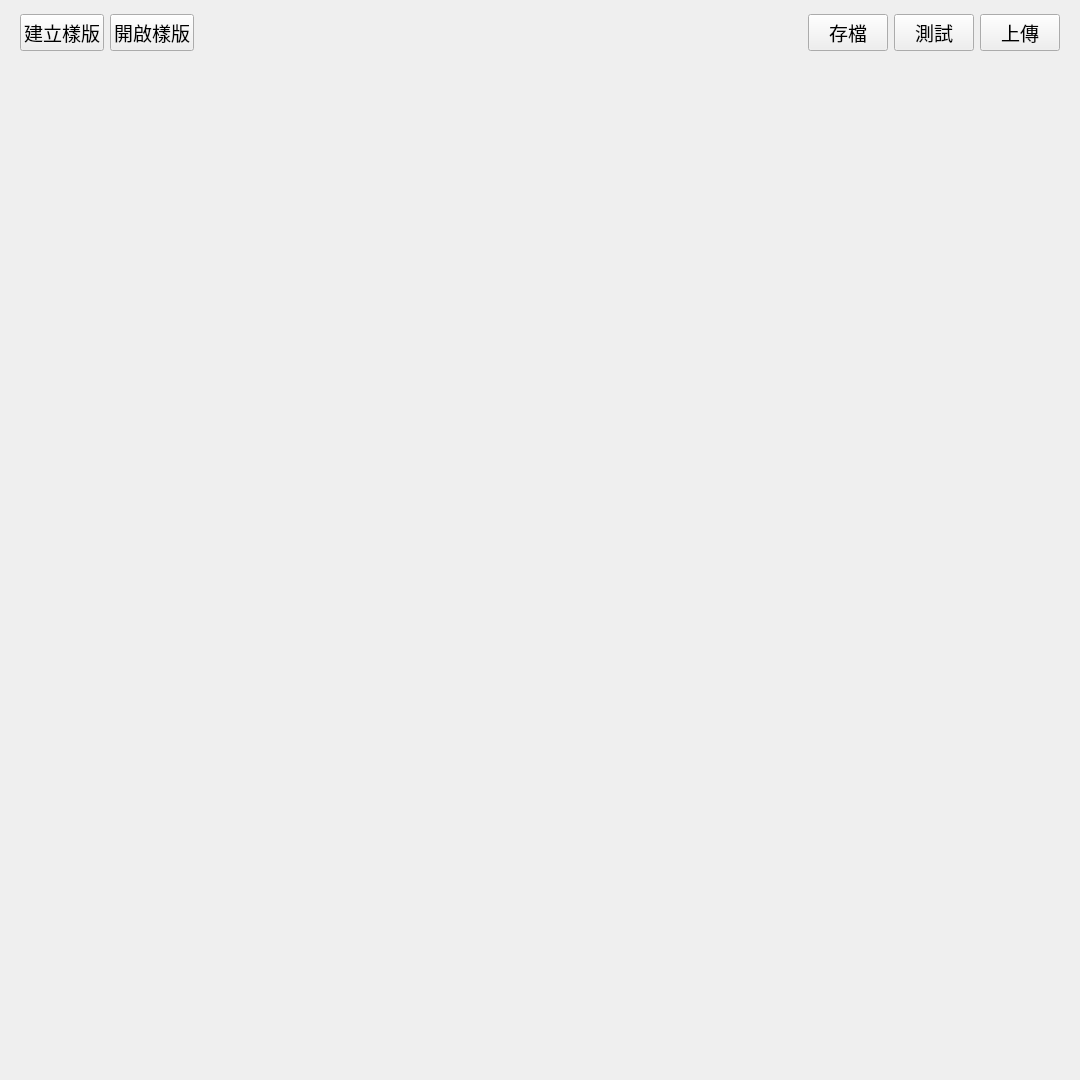
<?xml version="1.0" encoding="UTF-8"?>
<ui version="4.0">
 <class>StageEdit</class>
 <widget class="QWidget" name="StageEdit">
  <property name="geometry">
   <rect>
    <x>0</x>
    <y>0</y>
    <width>1080</width>
    <height>1080</height>
   </rect>
  </property>
  <property name="font">
   <font>
    <pointsize>14</pointsize>
   </font>
  </property>
  <property name="windowTitle">
   <string>Form</string>
  </property>
  <layout class="QGridLayout" name="gridLayout_3">
   <item row="0" column="0" colspan="2">
    <widget class="QWidget" name="widget_2" native="true">
     <property name="minimumSize">
      <size>
       <width>0</width>
       <height>44</height>
      </size>
     </property>
     <layout class="QHBoxLayout" name="horizontalLayout">
      <property name="topMargin">
       <number>2</number>
      </property>
      <property name="bottomMargin">
       <number>2</number>
      </property>
      <item>
       <widget class="QPushButton" name="btnCreate">
        <property name="text">
         <string>建立樣版</string>
        </property>
       </widget>
      </item>
      <item>
       <widget class="QPushButton" name="btnOpen">
        <property name="text">
         <string>開啟樣版</string>
        </property>
       </widget>
      </item>
      <item>
       <widget class="QLabel" name="lbTitle">
        <property name="sizePolicy">
         <sizepolicy hsizetype="Expanding" vsizetype="Preferred">
          <horstretch>0</horstretch>
          <verstretch>0</verstretch>
         </sizepolicy>
        </property>
        <property name="text">
         <string/>
        </property>
        <property name="alignment">
         <set>Qt::AlignCenter</set>
        </property>
       </widget>
      </item>
      <item>
       <widget class="QPushButton" name="btnSave">
        <property name="text">
         <string>存檔</string>
        </property>
       </widget>
      </item>
      <item>
       <widget class="QPushButton" name="btnTest">
        <property name="text">
         <string>測試</string>
        </property>
       </widget>
      </item>
      <item>
       <widget class="QPushButton" name="btnUpload">
        <property name="text">
         <string>上傳</string>
        </property>
       </widget>
      </item>
     </layout>
    </widget>
   </item>
   <item row="1" column="0" colspan="2">
    <widget class="QStackedWidget" name="stackWidget0">
     <property name="minimumSize">
      <size>
       <width>400</width>
       <height>400</height>
      </size>
     </property>
     <widget class="QWidget" name="pageNone"/>
     <widget class="QWidget" name="page0">
      <layout class="QHBoxLayout" name="horizontalLayout_2">
       <item>
        <widget class="QWidget" name="wL" native="true">
         <property name="minimumSize">
          <size>
           <width>200</width>
           <height>0</height>
          </size>
         </property>
         <property name="maximumSize">
          <size>
           <width>300</width>
           <height>16777215</height>
          </size>
         </property>
         <property name="font">
          <font>
           <pointsize>14</pointsize>
          </font>
         </property>
         <property name="styleSheet">
          <string notr="true">background-color: rgb(218, 218, 218);</string>
         </property>
         <layout class="QGridLayout" name="gridLayout">
          <item row="3" column="0">
           <spacer name="verticalSpacer_2">
            <property name="orientation">
             <enum>Qt::Vertical</enum>
            </property>
            <property name="sizeHint" stdset="0">
             <size>
              <width>20</width>
              <height>40</height>
             </size>
            </property>
           </spacer>
          </item>
          <item row="2" column="0">
           <widget class="QGroupBox" name="groupBox_3">
            <property name="minimumSize">
             <size>
              <width>0</width>
              <height>100</height>
             </size>
            </property>
            <property name="font">
             <font>
              <pointsize>14</pointsize>
             </font>
            </property>
            <property name="styleSheet">
             <string notr="true">background-color: rgb(255, 255, 255);</string>
            </property>
            <property name="title">
             <string>加入</string>
            </property>
            <layout class="QVBoxLayout" name="verticalLayout_3">
             <item>
              <widget class="QToolBox" name="toolBox">
               <property name="font">
                <font>
                 <pointsize>16</pointsize>
                </font>
               </property>
               <property name="currentIndex">
                <number>0</number>
               </property>
               <widget class="QWidget" name="widget">
                <property name="geometry">
                 <rect>
                  <x>0</x>
                  <y>0</y>
                  <width>196</width>
                  <height>270</height>
                 </rect>
                </property>
                <property name="font">
                 <font>
                  <pointsize>14</pointsize>
                 </font>
                </property>
                <attribute name="label">
                 <string>基本元件</string>
                </attribute>
                <layout class="QVBoxLayout" name="verticalLayout">
                 <item>
                  <widget class="QPushButton" name="btnLabel">
                   <property name="minimumSize">
                    <size>
                     <width>0</width>
                     <height>40</height>
                    </size>
                   </property>
                   <property name="font">
                    <font>
                     <pointsize>14</pointsize>
                    </font>
                   </property>
                   <property name="text">
                    <string>文字</string>
                   </property>
                  </widget>
                 </item>
                 <item>
                  <widget class="QPushButton" name="btnPic">
                   <property name="minimumSize">
                    <size>
                     <width>0</width>
                     <height>40</height>
                    </size>
                   </property>
                   <property name="font">
                    <font>
                     <pointsize>14</pointsize>
                    </font>
                   </property>
                   <property name="text">
                    <string>圖片</string>
                   </property>
                  </widget>
                 </item>
                 <item>
                  <widget class="QPushButton" name="btnBtn">
                   <property name="minimumSize">
                    <size>
                     <width>0</width>
                     <height>40</height>
                    </size>
                   </property>
                   <property name="font">
                    <font>
                     <pointsize>14</pointsize>
                    </font>
                   </property>
                   <property name="text">
                    <string>按鈕</string>
                   </property>
                  </widget>
                 </item>
                 <item>
                  <widget class="QPushButton" name="btnVideo">
                   <property name="minimumSize">
                    <size>
                     <width>0</width>
                     <height>40</height>
                    </size>
                   </property>
                   <property name="font">
                    <font>
                     <pointsize>14</pointsize>
                    </font>
                   </property>
                   <property name="text">
                    <string>影片</string>
                   </property>
                  </widget>
                 </item>
                 <item>
                  <spacer name="verticalSpacer">
                   <property name="orientation">
                    <enum>Qt::Vertical</enum>
                   </property>
                   <property name="sizeHint" stdset="0">
                    <size>
                     <width>20</width>
                     <height>40</height>
                    </size>
                   </property>
                  </spacer>
                 </item>
                </layout>
               </widget>
               <widget class="QWidget" name="page_2">
                <property name="geometry">
                 <rect>
                  <x>0</x>
                  <y>0</y>
                  <width>196</width>
                  <height>270</height>
                 </rect>
                </property>
                <property name="font">
                 <font>
                  <pointsize>14</pointsize>
                 </font>
                </property>
                <attribute name="label">
                 <string>進階元件</string>
                </attribute>
               </widget>
               <widget class="QWidget" name="page">
                <property name="geometry">
                 <rect>
                  <x>0</x>
                  <y>0</y>
                  <width>196</width>
                  <height>270</height>
                 </rect>
                </property>
                <attribute name="label">
                 <string>自定元件</string>
                </attribute>
               </widget>
              </widget>
             </item>
            </layout>
           </widget>
          </item>
          <item row="1" column="0">
           <widget class="Line" name="line">
            <property name="orientation">
             <enum>Qt::Horizontal</enum>
            </property>
           </widget>
          </item>
          <item row="0" column="0">
           <widget class="QGroupBox" name="groupBox_2">
            <property name="minimumSize">
             <size>
              <width>0</width>
              <height>60</height>
             </size>
            </property>
            <property name="styleSheet">
             <string notr="true">background-color: rgb(255, 255, 255);</string>
            </property>
            <property name="title">
             <string/>
            </property>
            <layout class="QGridLayout" name="gridLayout_5">
             <item row="0" column="0">
              <widget class="QPushButton" name="btnMainBg">
               <property name="minimumSize">
                <size>
                 <width>40</width>
                 <height>40</height>
                </size>
               </property>
               <property name="font">
                <font>
                 <pointsize>16</pointsize>
                </font>
               </property>
               <property name="text">
                <string>選擇背景圖</string>
               </property>
              </widget>
             </item>
            </layout>
           </widget>
          </item>
         </layout>
        </widget>
       </item>
       <item>
        <widget class="DisplayContent" name="wCent" native="true">
         <property name="sizePolicy">
          <sizepolicy hsizetype="Minimum" vsizetype="Minimum">
           <horstretch>0</horstretch>
           <verstretch>0</verstretch>
          </sizepolicy>
         </property>
         <property name="minimumSize">
          <size>
           <width>540</width>
           <height>960</height>
          </size>
         </property>
         <property name="maximumSize">
          <size>
           <width>16777215</width>
           <height>16777215</height>
          </size>
         </property>
         <property name="styleSheet">
          <string notr="true">background-color: rgb(255, 255, 255);</string>
         </property>
        </widget>
       </item>
       <item>
        <widget class="QWidget" name="wR" native="true">
         <property name="sizePolicy">
          <sizepolicy hsizetype="Preferred" vsizetype="Preferred">
           <horstretch>0</horstretch>
           <verstretch>0</verstretch>
          </sizepolicy>
         </property>
         <property name="minimumSize">
          <size>
           <width>100</width>
           <height>100</height>
          </size>
         </property>
         <property name="maximumSize">
          <size>
           <width>250</width>
           <height>16777215</height>
          </size>
         </property>
         <property name="styleSheet">
          <string notr="true">background-color: rgb(218, 218, 218);</string>
         </property>
         <layout class="QVBoxLayout" name="verticalLayout_2">
          <item>
           <widget class="QGroupBox" name="groupBox">
            <property name="minimumSize">
             <size>
              <width>0</width>
              <height>120</height>
             </size>
            </property>
            <property name="font">
             <font>
              <pointsize>14</pointsize>
             </font>
            </property>
            <property name="title">
             <string>基本屬性</string>
            </property>
            <property name="alignment">
             <set>Qt::AlignCenter</set>
            </property>
            <property name="flat">
             <bool>false</bool>
            </property>
            <property name="checkable">
             <bool>false</bool>
            </property>
            <layout class="QGridLayout" name="gridLayout_2">
             <property name="leftMargin">
              <number>0</number>
             </property>
             <property name="rightMargin">
              <number>0</number>
             </property>
             <item row="3" column="2" colspan="2">
              <widget class="QPushButton" name="btnToTop">
               <property name="minimumSize">
                <size>
                 <width>60</width>
                 <height>0</height>
                </size>
               </property>
               <property name="font">
                <font>
                 <pointsize>12</pointsize>
                </font>
               </property>
               <property name="text">
                <string>置頂</string>
               </property>
              </widget>
             </item>
             <item row="1" column="1">
              <widget class="QSpinBox" name="sbX">
               <property name="sizePolicy">
                <sizepolicy hsizetype="Maximum" vsizetype="Fixed">
                 <horstretch>0</horstretch>
                 <verstretch>0</verstretch>
                </sizepolicy>
               </property>
               <property name="font">
                <font>
                 <pointsize>12</pointsize>
                </font>
               </property>
               <property name="maximum">
                <number>1080</number>
               </property>
              </widget>
             </item>
             <item row="1" column="0">
              <widget class="QLabel" name="label">
               <property name="sizePolicy">
                <sizepolicy hsizetype="Maximum" vsizetype="Preferred">
                 <horstretch>0</horstretch>
                 <verstretch>0</verstretch>
                </sizepolicy>
               </property>
               <property name="font">
                <font>
                 <pointsize>12</pointsize>
                </font>
               </property>
               <property name="text">
                <string>X</string>
               </property>
              </widget>
             </item>
             <item row="1" column="3">
              <widget class="QSpinBox" name="sbY">
               <property name="sizePolicy">
                <sizepolicy hsizetype="Maximum" vsizetype="Fixed">
                 <horstretch>0</horstretch>
                 <verstretch>0</verstretch>
                </sizepolicy>
               </property>
               <property name="font">
                <font>
                 <pointsize>12</pointsize>
                </font>
               </property>
               <property name="minimum">
                <number>0</number>
               </property>
               <property name="maximum">
                <number>1920</number>
               </property>
               <property name="value">
                <number>0</number>
               </property>
              </widget>
             </item>
             <item row="2" column="3">
              <widget class="QSpinBox" name="sbH">
               <property name="font">
                <font>
                 <pointsize>12</pointsize>
                </font>
               </property>
               <property name="minimum">
                <number>100</number>
               </property>
               <property name="maximum">
                <number>1920</number>
               </property>
              </widget>
             </item>
             <item row="2" column="1">
              <widget class="QSpinBox" name="sbW">
               <property name="font">
                <font>
                 <pointsize>12</pointsize>
                </font>
               </property>
               <property name="minimum">
                <number>100</number>
               </property>
               <property name="maximum">
                <number>1080</number>
               </property>
              </widget>
             </item>
             <item row="1" column="2">
              <widget class="QLabel" name="label_2">
               <property name="sizePolicy">
                <sizepolicy hsizetype="Maximum" vsizetype="Preferred">
                 <horstretch>0</horstretch>
                 <verstretch>0</verstretch>
                </sizepolicy>
               </property>
               <property name="font">
                <font>
                 <pointsize>12</pointsize>
                </font>
               </property>
               <property name="text">
                <string>Y</string>
               </property>
              </widget>
             </item>
             <item row="2" column="0">
              <widget class="QLabel" name="label_3">
               <property name="font">
                <font>
                 <pointsize>12</pointsize>
                </font>
               </property>
               <property name="text">
                <string>W</string>
               </property>
              </widget>
             </item>
             <item row="2" column="2">
              <widget class="QLabel" name="label_4">
               <property name="font">
                <font>
                 <pointsize>12</pointsize>
                </font>
               </property>
               <property name="text">
                <string>H</string>
               </property>
              </widget>
             </item>
             <item row="0" column="0" colspan="4">
              <widget class="QWidget" name="widget_4" native="true">
               <property name="minimumSize">
                <size>
                 <width>0</width>
                 <height>20</height>
                </size>
               </property>
               <layout class="QHBoxLayout" name="horizontalLayout_3">
                <property name="leftMargin">
                 <number>0</number>
                </property>
                <property name="topMargin">
                 <number>0</number>
                </property>
                <property name="rightMargin">
                 <number>0</number>
                </property>
                <property name="bottomMargin">
                 <number>0</number>
                </property>
                <item>
                 <widget class="QLineEdit" name="txtName">
                  <property name="sizePolicy">
                   <sizepolicy hsizetype="Preferred" vsizetype="Fixed">
                    <horstretch>0</horstretch>
                    <verstretch>0</verstretch>
                   </sizepolicy>
                  </property>
                  <property name="font">
                   <font>
                    <pointsize>12</pointsize>
                   </font>
                  </property>
                 </widget>
                </item>
                <item>
                 <widget class="QPushButton" name="btnRename">
                  <property name="sizePolicy">
                   <sizepolicy hsizetype="Maximum" vsizetype="Fixed">
                    <horstretch>0</horstretch>
                    <verstretch>0</verstretch>
                   </sizepolicy>
                  </property>
                  <property name="maximumSize">
                   <size>
                    <width>60</width>
                    <height>16777215</height>
                   </size>
                  </property>
                  <property name="font">
                   <font>
                    <pointsize>12</pointsize>
                   </font>
                  </property>
                  <property name="text">
                   <string>更名</string>
                  </property>
                 </widget>
                </item>
               </layout>
              </widget>
             </item>
            </layout>
           </widget>
          </item>
          <item>
           <widget class="QStackedWidget" name="stackType">
            <property name="currentIndex">
             <number>1</number>
            </property>
            <widget class="QWidget" name="pgNone"/>
            <widget class="ItemEditText" name="pgText">
             <layout class="QGridLayout" name="gridLayout_4">
              <property name="leftMargin">
               <number>0</number>
              </property>
              <property name="topMargin">
               <number>0</number>
              </property>
              <property name="rightMargin">
               <number>0</number>
              </property>
              <property name="bottomMargin">
               <number>0</number>
              </property>
             </layout>
            </widget>
           </widget>
          </item>
         </layout>
        </widget>
       </item>
      </layout>
     </widget>
    </widget>
   </item>
  </layout>
 </widget>
 <customwidgets>
  <customwidget>
   <class>ItemEditText</class>
   <extends>QWidget</extends>
   <header>ItemEditText.h</header>
   <container>1</container>
  </customwidget>
  <customwidget>
   <class>DisplayContent</class>
   <extends>QWidget</extends>
   <header>DisplayContent.h</header>
   <container>1</container>
  </customwidget>
 </customwidgets>
 <resources/>
 <connections/>
</ui>
